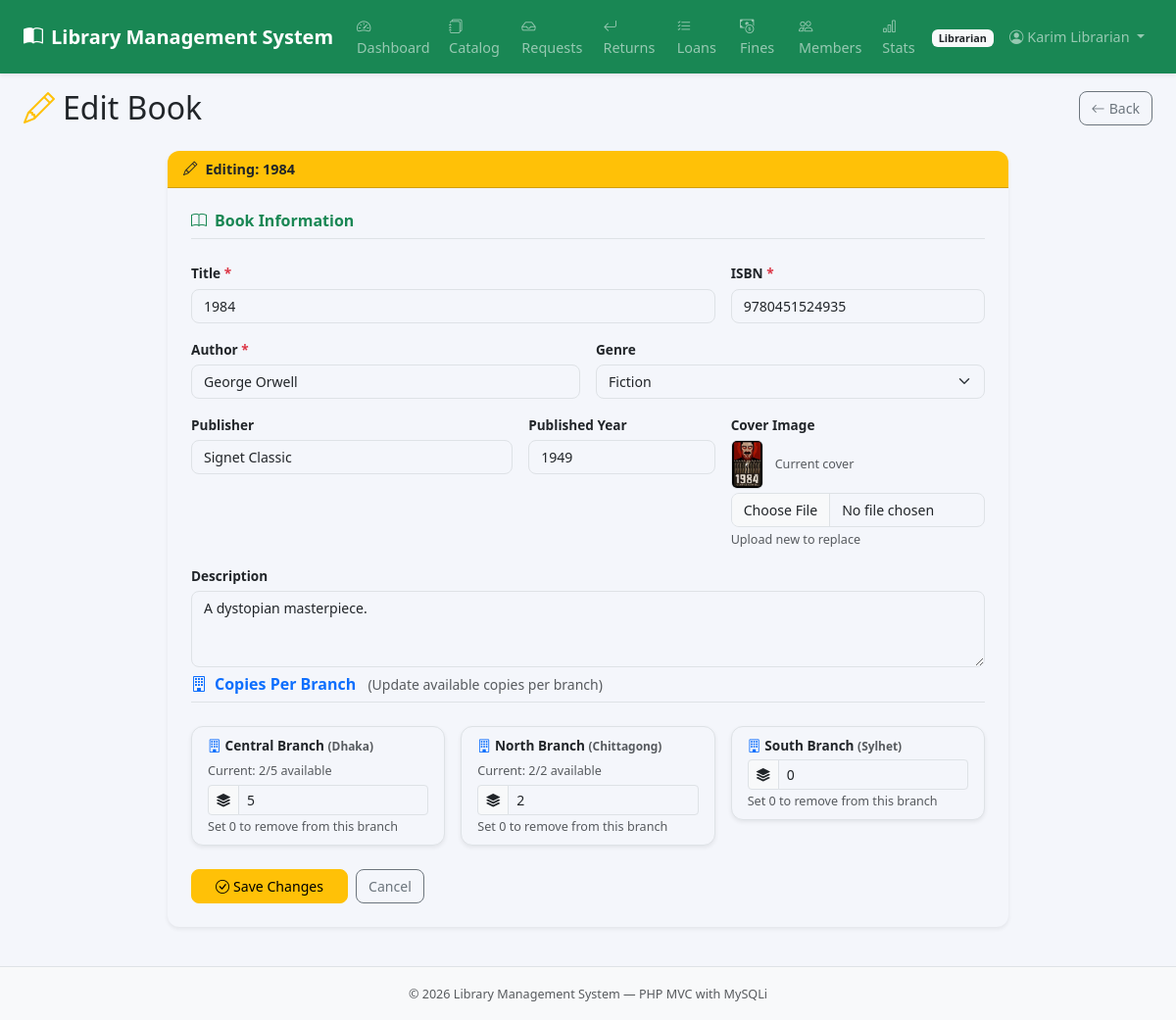
/index.php?page=librarian_book_edit&id=5 (signed in), run on the app's committed database.
### tables this page shows
CREATE TABLE `books` (
  `id` int(11) NOT NULL,
  `title` varchar(255) NOT NULL,
  `author` varchar(150) NOT NULL,
  `isbn` varchar(25) NOT NULL,
  `genre_id` int(11) DEFAULT NULL,
  `publisher` varchar(150) DEFAULT NULL,
  `published_year` year(4) DEFAULT NULL,
  `description` text DEFAULT NULL,
  `cover_image_path` varchar(255) DEFAULT NULL,
  `created_at` timestamp NOT NULL DEFAULT current_timestamp()
);

CREATE TABLE `genres` (
  `id` int(11) NOT NULL,
  `name` varchar(100) NOT NULL
);

CREATE TABLE `users` (
  `id` int(11) NOT NULL,
  `name` varchar(150) NOT NULL,
  `email` varchar(150) NOT NULL,
  `password_hash` varchar(255) NOT NULL,
  `phone` varchar(25) DEFAULT NULL,
  `role` enum('member','librarian','branch_manager','admin') NOT NULL DEFAULT 'member',
  `profile_pic` varchar(255) DEFAULT NULL,
  `branch_id` int(11) DEFAULT NULL,
  `is_active` tinyint(1) NOT NULL DEFAULT 1,
  `created_at` timestamp NOT NULL DEFAULT current_timestamp()
);

CREATE TABLE `branches` (
  `id` int(11) NOT NULL,
  `name` varchar(150) NOT NULL,
  `address` text DEFAULT NULL,
  `city` varchar(100) DEFAULT NULL,
  `phone` varchar(25) DEFAULT NULL,
  `manager_id` int(11) DEFAULT NULL,
  `is_active` tinyint(1) NOT NULL DEFAULT 1,
  `created_at` timestamp NOT NULL DEFAULT current_timestamp()
);

CREATE TABLE `branch_inventory` (
  `id` int(11) NOT NULL,
  `book_id` int(11) NOT NULL,
  `branch_id` int(11) NOT NULL,
  `total_copies` int(11) NOT NULL DEFAULT 0,
  `available_copies` int(11) NOT NULL DEFAULT 0
);

### app/controller/librarian/book_edit.php (called while the page is built, shortened)
<?php
require_once __DIR__ . '/../../model/BookModel.php';
require_once __DIR__ . '/../../model/Models.php';
$bookId      = (int)($_GET['id'] ?? 0);
$bookModel   = new BookModel($conn);
$book        = $bookModel->getById($bookId);
$genreModel  = new GenreModel($conn);
$branchModel = new BranchModel($conn);
$genres      = $genreModel->getAll();
$branches    = $branchModel->getAll();
$currentInventory = [];
foreach ($bookModel->getWithInventory($bookId) as $inv) {
    $currentInventory[$inv['branch_id']] = $inv;
}
require __DIR__ . '/../../view/shared/header.php';
require __DIR__ . '/../../view/librarian/book_edit.php';
require __DIR__ . '/../../view/shared/footer.php';

### app/model/BookModel.php (called while the page is built, shortened)
<?php
class BookModel {
    private mysqli $db;
    public function __construct(mysqli $db) {
        $this->db = $db;
    }
    public function getById(int $id): ?array {
        $stmt = $this->db->prepare(
            "SELECT b.*, g.name AS genre_name FROM books b
             LEFT JOIN genres g ON b.genre_id = g.id WHERE b.id = ? LIMIT 1");
        $stmt->bind_param('i', $id);
        $stmt->execute();
        $row = $stmt->get_result()->fetch_assoc();
        return $row ?: null;
    }
    public function getWithInventory(int $bookId): array {
        $stmt = $this->db->prepare(
            "SELECT bi.*, br.name AS branch_name, br.city
             FROM branch_inventory bi
             JOIN branches br ON bi.branch_id = br.id
             WHERE bi.book_id = ? ORDER BY br.name");
        $stmt->bind_param('i', $bookId);
        $stmt->execute();
        $rows = $stmt->get_result()->fetch_all(MYSQLI_ASSOC);
        return $rows;
    }
}

### config/app.php (called while the page is built, shortened)
<?php
function e(string $s): string {
    return htmlspecialchars($s, ENT_QUOTES, 'UTF-8');
}

### app/model/Models.php (called while the page is built, shortened)
<?php
class BranchModel {
    private mysqli $db;
    public function __construct(mysqli $db) { $this->db = $db; }
    public function getAll(): array {
        $r = $this->db->query(
            "SELECT br.*, u.name AS manager_name,
                (SELECT COUNT(*) FROM users WHERE branch_id=br.id AND role='librarian') AS librarian_count
             FROM branches br LEFT JOIN users u ON br.manager_id = u.id ORDER BY br.name");
        return $r->fetch_all(MYSQLI_ASSOC);
    }
}
class GenreModel {
    private mysqli $db;
    public function __construct(mysqli $db) { $this->db = $db; }
    public function getAll(): array {
        return $this->db->query("SELECT * FROM genres ORDER BY name")->fetch_all(MYSQLI_ASSOC);
    }
}

### app/view/librarian/book_edit.php (the view, shortened to what this page needs)
<div class="d-flex justify-content-between align-items-center mb-4">
  <h2 class="mb-0"><i class="bi bi-pencil me-2 text-warning"></i>Edit Book</h2>
  <a href="<?= BASE_URL ?>index.php?page=librarian_books" class="btn btn-outline-secondary">
    <i class="bi bi-arrow-left me-1"></i>Back
  </a>
</div>
<div class="row justify-content-center">
  <div class="col-lg-9">
    <div class="card border-0 shadow-sm">
      <div class="card-header bg-warning text-dark fw-semibold">
        <i class="bi bi-pencil me-2"></i>Editing: <?= e($book['title']) ?>
      </div>
      <div class="card-body p-4">
        <form method="POST" enctype="multipart/form-data">
          <div class="row g-3">
            <div class="col-12">
              <h6 class="fw-bold text-success border-bottom pb-2"><i class="bi bi-book me-2"></i>Book Information</h6>
            </div>
            <div class="col-md-8">
              <label class="form-label fw-semibold">Title <span class="text-danger">*</span></label>
              <input type="text" name="title" class="form-control" value="<?= e($book['title']) ?>" required>
            </div>
            <div class="col-md-4">
              <label class="form-label fw-semibold">ISBN <span class="text-danger">*</span></label>
              <input type="text" name="isbn" class="form-control" value="<?= e($book['isbn']) ?>" required>
            </div>
            <div class="col-md-6">
              <label class="form-label fw-semibold">Author <span class="text-danger">*</span></label>
              <input type="text" name="author" class="form-control" value="<?= e($book['author']) ?>" required>
            </div>
            <div class="col-md-6">
              <label class="form-label fw-semibold">Genre</label>
              <select name="genre_id" class="form-select">
                <?php foreach ($genres as $g): ?>
                <option value="<?= $g['id'] ?>" <?= $book['genre_id'] == $g['id'] ? 'selected' : '' ?>><?= e($g['name']) ?></option>
                <?php endforeach; ?>
              </select>
            </div>
            <div class="col-md-5">
              <label class="form-label fw-semibold">Publisher</label>
              <input type="text" name="publisher" class="form-control" value="<?= e($book['publisher'] ?? '') ?>">
            </div>
            <div class="col-md-3">
              <label class="form-label fw-semibold">Published Year</label>
              <input type="number" name="published_year" class="form-control"
                     value="<?= e($book['published_year'] ?? '') ?>" min="1000" max="<?= date('Y') ?>">
            </div>
            <div class="col-md-4">
              <label class="form-label fw-semibold">Cover Image</label>
              <?php if ($book['cover_image_path']): ?>
                <div class="mb-1">
                  <img src="<?= BASE_URL ?>public/<?= e($book['cover_image_path']) ?>" height="50" class="rounded border">
                  <small class="text-muted ms-2">Current cover</small>
                </div>
              <?php endif; ?>
              <input type="file" name="cover_image" class="form-control" accept="image/*">
              <div class="form-text">Upload new to replace</div>
            </div>
            <div class="col-12">
              <label class="form-label fw-semibold">Description</label>
              <textarea name="description" class="form-control" rows="3"><?= e($book['description'] ?? '') ?></textarea>
            </div>
            <div class="col-12 mt-2">
              <h6 class="fw-bold text-primary border-bottom pb-2">
                <i class="bi bi-building me-2"></i>Copies Per Branch
                <small class="text-muted fw-normal ms-2">(Update available copies per branch)</small>
              </h6>
            </div>
            <?php foreach ($branches as $branch): if (!$branch['is_active']) continue;
              $currentQty = $currentInventory[$branch['id']]['total_copies'] ?? 0;
              $availQty   = $currentInventory[$branch['id']]['available_copies'] ?? 0;
            ?>
            <div class="col-md-4">
              <div class="card border shadow-sm">
                <div class="card-body py-2 px-3">
                  <label class="form-label fw-semibold small mb-1">
                    <i class="bi bi-building me-1 text-primary"></i><?= e($branch['name']) ?>
                    <small class="text-muted">(<?= e($branch['city'] ?? '') ?>)</small>
                  </label>
                  <?php if ($currentQty > 0): ?>
                    <div class="mb-1">
                      <small class="text-muted">Current: <?= $availQty ?>/<?= $currentQty ?> available</small>
                    </div>
                  <?php endif; ?>
                  <div class="input-group input-group-sm">
                    <span class="input-group-text"><i class="bi bi-stack"></i></span>
                    <input type="number"
                           name="inv_copies[<?= $branch['id'] ?>]"
                           class="form-control"
                           value="<?= $currentQty ?>"
                           min="0" max="999"
                           placeholder="Total copies">
                  </div>
                  <small class="text-muted">Set 0 to remove from this branch</small>
                </div>
              </div>
            </div>
            <?php endforeach; ?>
            <div class="col-12 d-flex gap-2 pt-2">
              <button type="submit" class="btn btn-warning px-4">
                <i class="bi bi-check-circle me-1"></i>Save Changes
              </button>
              <a href="<?= BASE_URL ?>index.php?page=librarian_books" class="btn btn-outline-secondary">Cancel</a>
            </div>
          </div>
        </form>
      </div>
    </div>
  </div>
</div>

### public/css/style.css (style rules this page uses)
:root { --bs-body-bg: #f4f6fb; }
body { background: #f4f6fb; font-family: 'Segoe UI', sans-serif; font-size: .9rem; }
.card { border-radius: 12px; }
.card-header { border-radius: 12px 12px 0 0 !important; }
.form-control, .form-select { border-radius: 8px; font-size: .88rem; }
.form-label { font-size: .85rem; margin-bottom: .3rem; }
.btn { border-radius: 8px; font-size: .88rem; }

### data on the page
books: title "1984", isbn "9780451524935", author "George Orwell", genre_id "Fiction", publisher "Signet Classic", published_year "1949", cover_image_path (picture), description "A dystopian masterpiece."
users: branch.name "Central Branch", branch.city "Dhaka", branch.available_copies "2", branch.total_copies "5", branches.name "North Branch", branches.city "Chittagong", branches.id "2", id "2"
branches: name "South Branch", city "Sylhet", id "0"

### other printed values
APP_NAME "Library Management System"
$navRole "Librarian"
$_SESSION['user_name'] "Karim Librarian"
